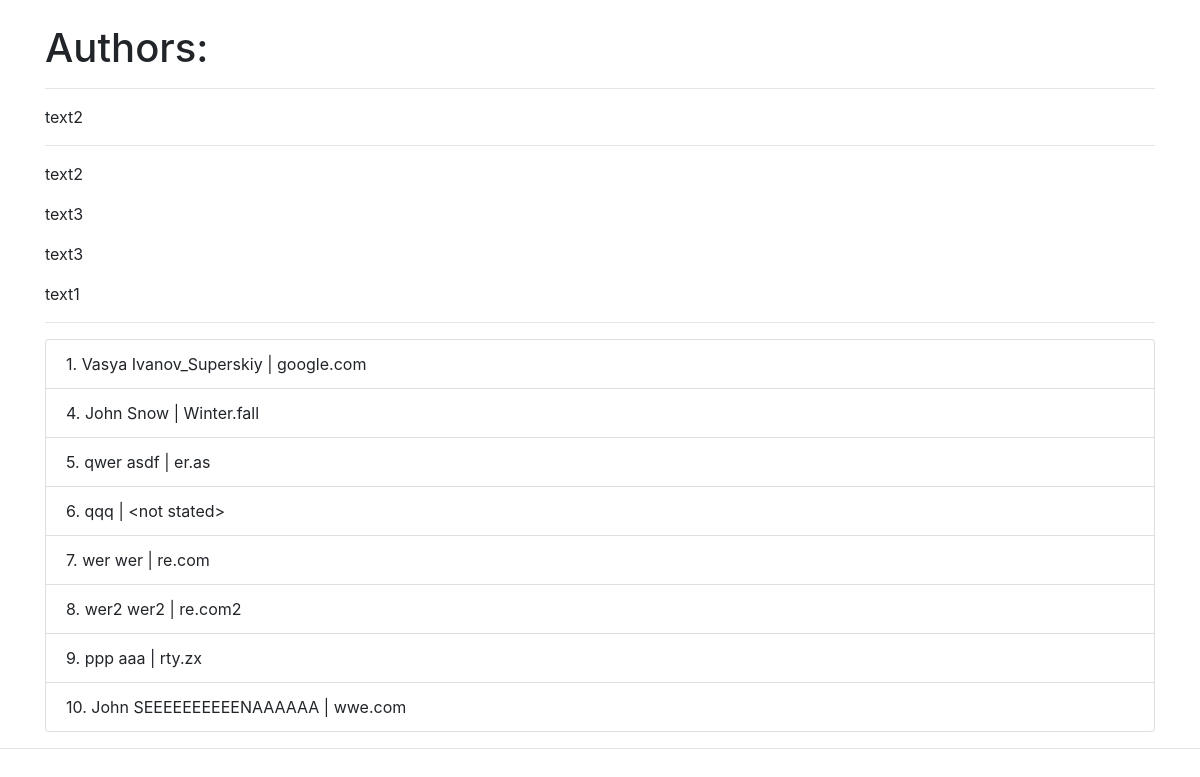
Screenshot of /authors/ with the database file from the repository.
### authors/models.py (models this page shows)
class Author(models.Model):
    class Meta:
        verbose_name = "Authors"
        verbose_name_plural = "Authors"
    LEVELS = (
    	('J', 'Junior dev'),
    	('M', 'Middle feeder'),
    	('S', 'Senior pomidor'),
    )
    first_name = models.CharField(max_length=50)
    last_name = models.CharField(max_length=50)
    email = models.EmailField(null=True)
    level = models.CharField(max_length=1, choices=LEVELS)
    def __str__(self):
        return f'{self.first_name} {self.last_name}'

### authors/views.py (the view)
# urls.py: path('', views.IndexView.as_view(), name='index'),
class IndexView(ListView):
    template_name = 'authors/index.html'
    model = Author
    context_object_name = 'authors'

### authors/templatetags/email_domain.py (called while the page is built)
@register.filter(name='test_filter')
@stringfilter
def cut_email_domain(value):
	if '@' not in value:
		return '<not stated>'
	else:
		return value.partition('@')[2]

### authors/templatetags/random_text.py (called while the page is built)
@register.simple_tag
def get_text(index=None):
	if index is None or not isinstance(index, int) or index >= len(text):
		res = choice(text)
	else:
		res = text[index]
	return mark_safe(f'<p>{res}</p>')

### authors/templates/authors/index.html (shortened to what this page needs)
{% extends "authors/base.html" %}
{% load email_domain %}
{% load random_text %}
{% block body %}
	<h1>Authors:</h1>
	<hr>
	{% get_text %}
	<hr>
	{% get_text 1 %}
	{% get_text 2 %}
	{% get_text 2 %}
	{% get_text 'abs' %}
	<hr>
	<div>
		<ul class="list-group">
		{% for author in authors  %}
			<li class="list-group-item">{{ author.id }}. {{ author }} | {{ author.email|test_filter }}</li>
		{% endfor %}
		</ul>
	</div>
{% endblock body %}

### authors/templates/authors/base.html (shortened to what this page needs)
<!doctype html>
<html lang="en">
  <head>
     {% load static %}
    <link rel="stylesheet" href="{% static 'css/bootstrap.min.css' %}">
  </head>
  <body>
    <br>
    <div class="container">
       {% block body %}{% endblock %}
    </div>
    <hr>
  </body>
</html>

### rows the page displays
Author: id "1", first_name+last_name "Vasya Ivanov_Superskiy", email|test_filter "google.com"
Author: id "4", first_name+last_name "John Snow", email|test_filter "Winter.fall"
Author: id "5", first_name+last_name "qwer asdf", email|test_filter "er.as"
Author: id "6", first_name+last_name "qqq", email|test_filter "<not stated>"
Author: id "7", first_name+last_name "wer wer", email|test_filter "re.com"
Author: id "8", first_name+last_name "wer2 wer2", email|test_filter "re.com2"
Author: id "9", first_name+last_name "ppp aaa", email|test_filter "rty.zx"
Author: id "10", first_name+last_name "John SEEEEEEEEEENAAAAAA", email|test_filter "wwe.com"
